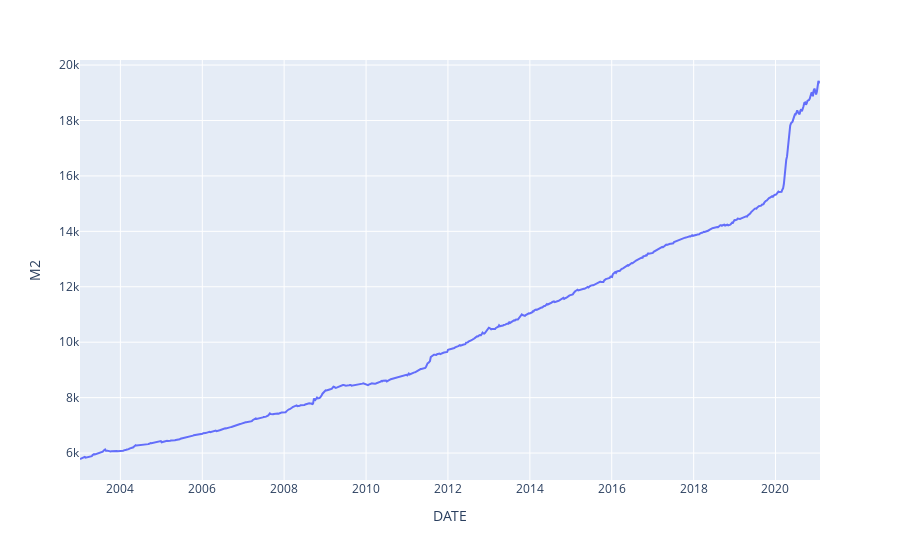

Source (notebook cell):
### Markdown cell above
#### Agregado Monetário Americano - M2

### Code cell
agregado = web.DataReader('M2', 'fred', start)
px.line(data_frame=agregado, x=agregado.index, y='M2')

### Figure 1 — Plotly figure (JSON) as saved in the notebook; plotly's stock layout.template omitted (floating-point values rounded to 4 significant figures; data arrays with more than 128 entries replaced by an {"elided": "..."} marker saying what was removed)
{"data": [{"hovertemplate": "DATE=%{x}<br>M2=%{y}<extra></extra>", "legendgroup": "", "line": {"color": "#636efa", "dash": "solid"}, "marker": {"symbol": "circle"}, "mode": "lines", "name": "", "orientation": "v", "showlegend": false, "type": "scatter", "x": {"elided": "944 str values"}, "xaxis": "x", "y": {"elided": "944 float values"}, "yaxis": "y"}], "layout": {"legend": {"tracegroupgap": 0}, "margin": {"t": 60}, "xaxis": {"anchor": "y", "domain": [0, 1], "title": {"text": "DATE"}}, "yaxis": {"anchor": "x", "domain": [0, 1], "title": {"text": "M2"}}}}
